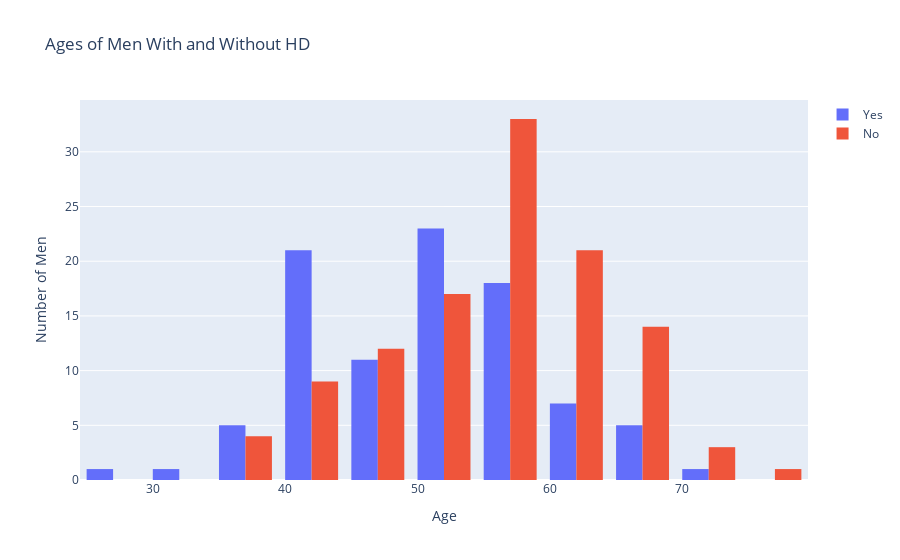

The notebook cell this image was saved under:
### Code cell
fig = go.Figure()

fig.add_trace(go.Histogram(x = males_with_HD['age'], name = 'Yes', nbinsx=22))
fig.add_trace(go.Histogram(x = males_no_HD['age'], name = 'No', nbinsx=22))
fig.update_layout(
    title="Ages of Men With and Without HD",
    xaxis_title="Age",
    yaxis_title="Number of Men")

fig.show()

### Figure 1 — Plotly figure (JSON) as saved in the notebook; plotly's stock layout.template omitted (floating-point values rounded to 4 significant figures)
{"data": [{"name": "Yes", "nbinsx": 22, "type": "histogram", "x": [63, 37, 56, 57, 44, 52, 57, 54, 49, 64, 43, 59, 44, 42, 61, 40, 59, 51, 53, 65, 44, 54, 51, 54, 48, 45, 39, 52, 44, 47, 66, 62, 52, 48, 45, 34, 54, 52, 41, 58, 51, 44, 54, 51, 29, 51, 51, 59, 52, 58, 41, 45, 52, 68, 46, 48, 57, 52, 53, 52, 43, 53, 42, 59, 42, 50, 69, 57, 43, 55, 41, 56, 59, 47, 42, 41, 62, 57, 64, 43, 70, 44, 42, 66, 64, 47, 35, 58, 56, 56, 41, 38, 38]}, {"name": "No", "nbinsx": 22, "type": "histogram", "x": [67, 67, 63, 53, 56, 48, 58, 58, 60, 40, 60, 64, 43, 57, 55, 58, 50, 44, 60, 54, 50, 41, 58, 54, 60, 60, 59, 46, 67, 62, 65, 44, 60, 58, 68, 52, 59, 49, 59, 57, 61, 39, 56, 63, 65, 48, 55, 65, 54, 70, 62, 35, 59, 64, 47, 57, 55, 64, 70, 51, 58, 60, 77, 35, 70, 64, 57, 56, 48, 66, 54, 69, 51, 43, 67, 59, 45, 58, 50, 38, 52, 53, 54, 66, 49, 54, 56, 46, 61, 67, 58, 47, 52, 58, 57, 61, 42, 52, 59, 40, 61, 46, 59, 57, 57, 61, 58, 67, 44, 63, 59, 45, 68, 57]}], "layout": {"title": {"text": "Ages of Men With and Without HD"}, "xaxis": {"title": {"text": "Age"}}, "yaxis": {"title": {"text": "Number of Men"}}}}
